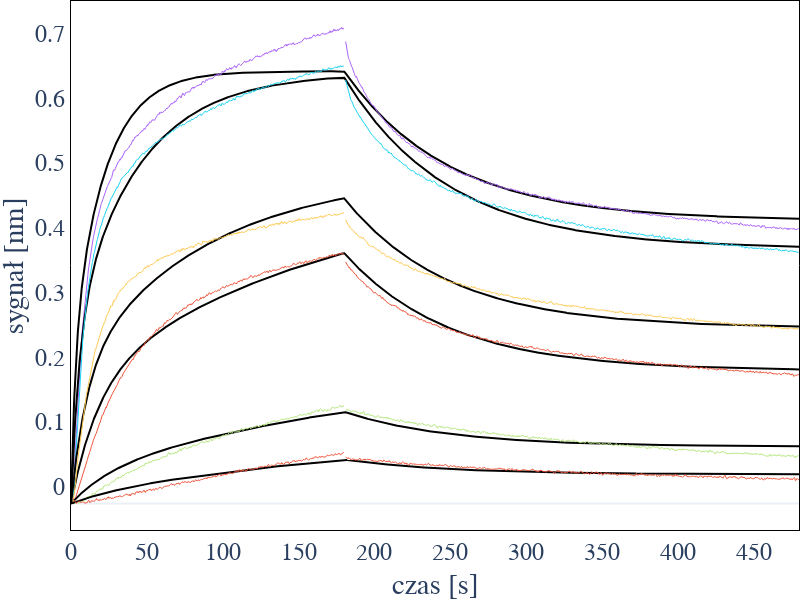

Notebook cell for this chart:
### Code cell
import plotly.graph_objects as go

fig = go.Figure()

for ds in exp.datasets:
    if ds.use_for_fit == False: continue
    x = np.array([])
    y = np.array([])
    y_fit = np.array([])
    
    for step in ds.steps:
        # if step.concentration>0: color = 'orangered'
        # elif step.concentration==0: color = 'cornflowerBlue'
        # else: color = 'lightgrey'
        mask = (ds.t>=step.start) & (ds.t<step.stop)

        if f"offset_ds{ds.index}_step{step.index}" in exp.params:
                offset = exp.params[f'offset_ds{ds.index}_step{step.index}'].value
        else: 
            offset = 0

        
        x_step = ds.t[mask]
        y_step = ds.response[mask] - offset
        y_fit_step = ds.fit_response[mask] - offset

        x = np.concatenate([x, x_step])
        y = np.concatenate([y, y_step])
        y_fit = np.concatenate([y_fit, y_fit_step])

    
    x = x - x[0]
    fig.add_scatter(x = x, 
                    y = y_fit,
                    marker=dict(size=0, 
                            color='black',
                            line=dict(width=1, color='black')),
                    line=dict(
                         width=2, 
                         color='black'
                         ),
                    name=ds.steps[0].concentration,)

        

    fig.add_scatter(x = x,
                    y = y,
                    marker=dict(
                            size=0, 
                            #color=color, 
                            line=dict(
                                    width=0.1, 
                                    #color=color
                                    )),
                    line=dict(
                            width=1, 
                            #color=color
                            ),
                    name=f"{ds.index}_{ds.steps[0].concentration:.2e}",
                    )



fig.update_layout(
            height=600,
            width = 800,
            font_family="Arial",
            font_size = 24,
            showlegend=False,
            margin=dict(l=0,r=0,b=0,t=0,pad=0), 
            template='plotly_white',
            paper_bgcolor="rgb(255, 255, 255)",  
            plot_bgcolor="rgb(255, 255, 255)") 

fig.update_xaxes(
    ticklabelposition="inside top", 
    title='czas [s]',
    showline=True, 
    linewidth=1, 
    linecolor='black', 
    showgrid=False,
    mirror=True)

fig.update_yaxes(
    ticklabelposition="outside top", 
    title='sygnał [nm]',
    showline=True, 
    linewidth=1, 
    linecolor='black', 
    showgrid=False,
    mirror=True)



fig.show()

### Figure 1 — Plotly figure (JSON) as saved in the notebook; plotly's stock layout.template omitted (floating-point values rounded to 4 significant figures; data arrays with more than 128 entries replaced by an {"elided": "..."} marker saying what was removed)
{"data": [{"line": {"color": "black", "width": 2}, "marker": {"color": "black", "line": {"color": "black", "width": 1}, "size": 0}, "name": "1.0000000000000001e-07", "type": "scatter", "x": {"elided": "2400 float values"}, "y": {"elided": "2400 float values"}}, {"line": {"width": 1}, "marker": {"line": {"width": 0.1}, "size": 0}, "name": "0_1.00e-07", "type": "scatter", "x": {"elided": "2400 float values"}, "y": {"elided": "2400 float values"}}, {"line": {"color": "black", "width": 2}, "marker": {"color": "black", "line": {"color": "black", "width": 1}, "size": 0}, "name": "8.000000000000001e-07", "type": "scatter", "x": {"elided": "2400 float values"}, "y": {"elided": "2400 float values"}}, {"line": {"width": 1}, "marker": {"line": {"width": 0.1}, "size": 0}, "name": "2_8.00e-07", "type": "scatter", "x": {"elided": "2400 float values"}, "y": {"elided": "2400 float values"}}, {"line": {"color": "black", "width": 2}, "marker": {"color": "black", "line": {"color": "black", "width": 1}, "size": 0}, "name": "4.0000000000000003e-07", "type": "scatter", "x": {"elided": "2400 float values"}, "y": {"elided": "2400 float values"}}, {"line": {"width": 1}, "marker": {"line": {"width": 0.1}, "size": 0}, "name": "3_4.00e-07", "type": "scatter", "x": {"elided": "2400 float values"}, "y": {"elided": "2400 float values"}}, {"line": {"color": "black", "width": 2}, "marker": {"color": "black", "line": {"color": "black", "width": 1}, "size": 0}, "name": "5.0000000000000004e-08", "type": "scatter", "x": {"elided": "2400 float values"}, "y": {"elided": "2400 float values"}}, {"line": {"width": 1}, "marker": {"line": {"width": 0.1}, "size": 0}, "name": "6_5.00e-08", "type": "scatter", "x": {"elided": "2400 float values"}, "y": {"elided": "2400 float values"}}, {"line": {"color": "black", "width": 2}, "marker": {"color": "black", "line": {"color": "black", "width": 1}, "size": 0}, "name": "2.0000000000000002e-07", "type": "scatter", "x": {"elided": "2400 float values"}, "y": {"elided": "2400 float values"}}, {"line": {"width": 1}, "marker": {"line": {"width": 0.1}, "size": 0}, "name": "7_2.00e-07", "type": "scatter", "x": {"elided": "2400 float values"}, "y": {"elided": "2400 float values"}}, {"line": {"color": "black", "width": 2}, "marker": {"color": "black", "line": {"color": "black", "width": 1}, "size": 0}, "name": "2.5000000000000002e-08", "type": "scatter", "x": {"elided": "2400 float values"}, "y": {"elided": "2400 float values"}}, {"line": {"width": 1}, "marker": {"line": {"width": 0.1}, "size": 0}, "name": "10_2.50e-08", "type": "scatter", "x": {"elided": "2400 float values"}, "y": {"elided": "2400 float values"}}], "layout": {"font": {"family": "Arial", "size": 24}, "height": 600, "margin": {"b": 0, "l": 0, "pad": 0, "r": 0, "t": 0}, "paper_bgcolor": "rgb(255, 255, 255)", "plot_bgcolor": "rgb(255, 255, 255)", "showlegend": false, "width": 800, "xaxis": {"linecolor": "black", "linewidth": 1, "mirror": true, "showgrid": false, "showline": true, "ticklabelposition": "inside top", "title": {"text": "czas [s]"}}, "yaxis": {"linecolor": "black", "linewidth": 1, "mirror": true, "showgrid": false, "showline": true, "ticklabelposition": "outside top", "title": {"text": "sygnał [nm]"}}}}
